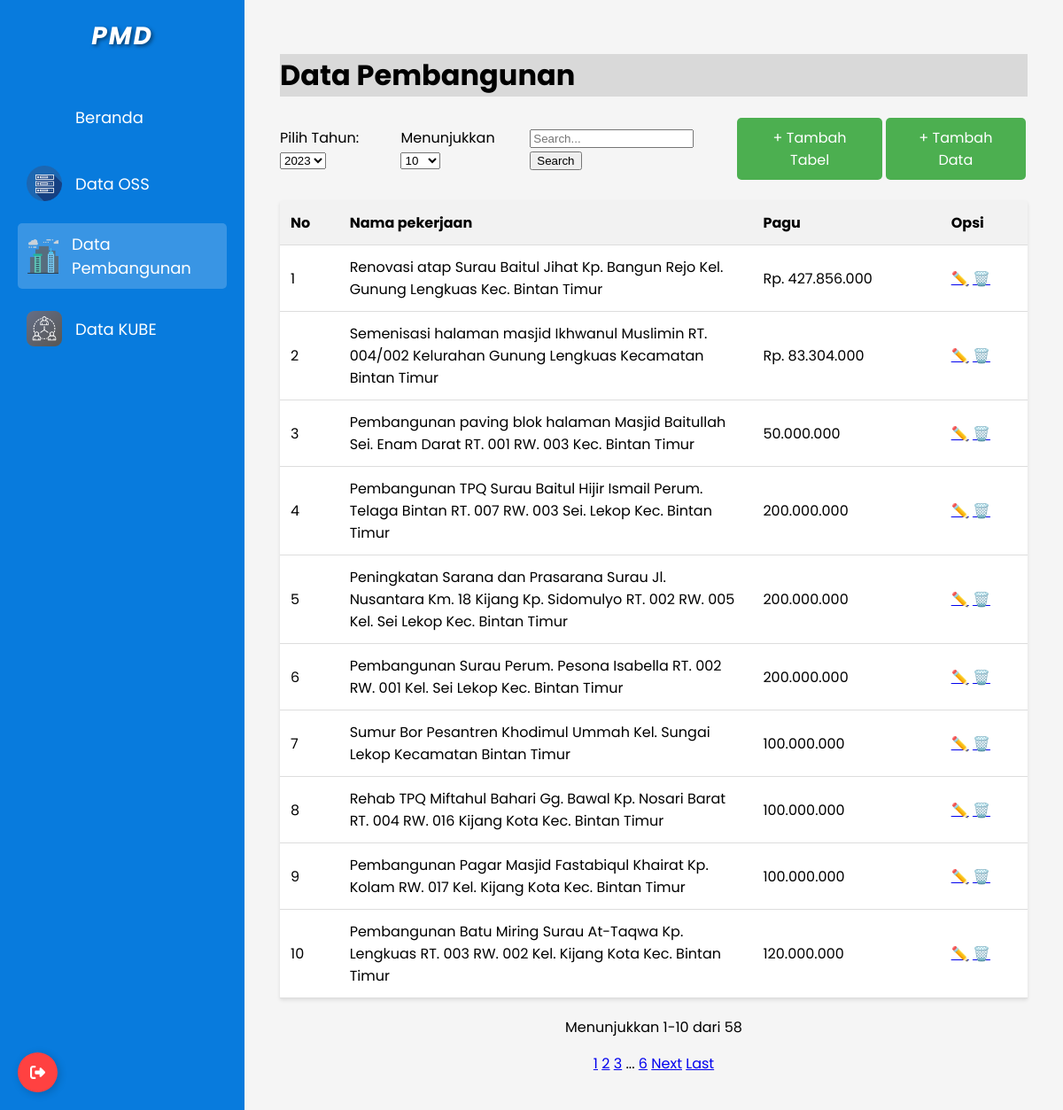
The page /pembangunan_page.php on the database its author committed.
### tables this page shows
CREATE TABLE `pembangunan_2023` (
  `id` int(11) NOT NULL,
  `no` int(11) DEFAULT NULL,
  `nama_pekerjaan` text DEFAULT NULL,
  `pagu` varchar(100) DEFAULT NULL
);

### pembangunan_page.php (the view, shortened to what this page needs)
<?php
$servername = "localhost";
$username = "root";
$password = "";
$dbname = "simantap";
$conn = new mysqli($servername, $username, $password, $dbname);
function getTableStructure($conn, $table) {
    $columns = [];
    $result = $conn->query("DESCRIBE $table");
    while ($row = $result->fetch_assoc()) {
        $columns[] = $row['Field'];
    }
    return $columns;
}
function getAvailableYears($conn) {
    $years = [];
    $result = $conn->query("SHOW TABLES LIKE 'pembangunan_%'");
    while ($row = $result->fetch_array()) {
        $tableName = $row[0];
        if ($tableName == 'pembangunan_2018_2019') {
            if (!in_array('2018', $years)) $years[] = '2018';
            if (!in_array('2019', $years)) $years[] = '2019';
        } else {
            $year = substr($tableName, strrpos($tableName, '_') + 1);
            if (is_numeric($year) && !in_array($year, $years)) {
                $years[] = $year;
            }
        }
    }
    rsort($years);
    return $years;
}
$validYears = getAvailableYears($conn);
$year = isset($_GET['year']) && in_array($_GET['year'], $validYears) ? $_GET['year'] : (empty($validYears) ? date('Y') : $validYears[0]);
if ($year == '2018' || $year == '2019') {
    $table = 'pembangunan_2018_2019';
} else {
    $table = 'pembangunan_' . $year;
}
$limit = isset($_GET['limit']) ? (int)$_GET['limit'] : 10;
$page = isset($_GET['page']) ? (int)$_GET['page'] : 1;
$tableStructure = getTableStructure($conn, $table);
$search = isset($_GET['search']) ? $conn->real_escape_string($_GET['search']) : '';
$columns = getTableStructure($conn, $table);
$searchConditions = [];
foreach ($columns as $column) {
    if ($column != 'id') {
        $searchConditions[] = "$column LIKE '%$search%'";
    }
}
$searchQuery = !empty($searchConditions) ? implode(' OR ', $searchConditions) : '1';
$sql = "SELECT * FROM $table WHERE $searchQuery";
$countSql = "SELECT COUNT(*) as total FROM $table WHERE $searchQuery";
$totalResult = $conn->query($countSql);
$totalData = $totalResult->fetch_assoc()['total'];
$totalPages = ceil($totalData / $limit);
$start = ($page - 1) * $limit;
$sql .= " LIMIT $start, $limit";
$result = $conn->query($sql);
?>
<!DOCTYPE html>
<html lang="en">
<head>
</head>
<body>
    <aside class="sidebar">
        <div>
            <div class="logo">PMD</div>
            <nav>
            <ul>
                    <li><a href="dashboard_pmd.php"><i class="icon-dashboard"></i> Beranda</a></li>
                    <li><a href="oss_page.php"><i class="icon-oss"></i> Data OSS</a></li>
                    <li class="active"><a href="pembangunan_page.php"><i class="icon-pembangunan"></i> Data Pembangunan</a></li>
                    <li><a href="kube_page.php"><i class="icon-kube"></i> Data KUBE</a></li>
            </ul>
        </div>
        <form action="login_page.php" method="post">
    <button type="button" class="Btn" onclick="confirmLogout()">
        <div class="sign">
        </div>
    </button>
</form>
    </aside>
    <main class="main-content">
        <h1>Data Pembangunan</h1>
        <div class="data-controls">
            <div>
                <label for="year-select">Pilih Tahun:</label>
                <select id="year-select" onchange="changeYear(this.value)">
                    <?php foreach ($validYears as $validYear): ?>
                        <option value="<?php echo $validYear; ?>" <?php echo $year == $validYear ? 'selected' : ''; ?>><?php echo $validYear; ?></option>
                    <?php endforeach; ?>
                </select>
            </div>
            <div>
                <label for="show-entries">Menunjukkan</label>
                <select id="show-entries" onchange="changeLimit(this.value)">
                    <option value="10" <?php echo $limit == 10 ? 'selected' : ''; ?>>10</option>
                </select>
            </div>
            <form action="" method="GET" id="search-form">
                <input type="text" name="search" placeholder="Search..." value="<?php echo htmlspecialchars($search); ?>">
                <button type="submit">Search</button>
            </form>
            <a href="#" class="buat-tabel-btn">+ Tambah Tabel</a>
            <a href="#" class="tambah-data-btn">+ Tambah Data</a>
        </div>
        <table>
            <thead>
                <tr>
                    <?php
                    foreach ($tableStructure as $column):
                        if ($column !== 'id'):
                    ?>
                        <th><?php echo ucfirst(str_replace('_', ' ', $column)); ?></th>
                    <?php
                        endif;
                    endforeach;
                    ?>
                    <th>Opsi</th>
                </tr>
            </thead>
            <tbody>
                <?php
                if ($result->num_rows > 0) {
                    while ($row = $result->fetch_assoc()) {
                        echo "<tr>";
                        foreach ($tableStructure as $column) {
                            if ($column !== 'id') {
                                echo "<td>" . htmlspecialchars($row[$column]) . "</td>";
                            }
                        }
                        echo "<td class='opsi'>
                        <a href='#' class='edit-btn' data-id='".$row['id']."' data-year='".$year."'>✏️</a>
                        <a href='#' class='delete-btn' data-id='".$row['id']."' data-year='".$year."'>🗑️</a>
                    </td>";
                echo "</tr>";
                    }
                } else {
                    echo "<tr><td colspan='".(count($tableStructure) - 1)."'>Tidak ada data yang ditemukan</td></tr>";
                }
                ?>
            </tbody>
        </table>
<div class="pagination">
    <?php
    $showing_start = $start + 1;
    $showing_end = min($start + $limit, $totalData);
    echo "<p>Menunjukkan $showing_start-$showing_end dari $totalData</p>";
    if ($totalPages > 1):
        $range = 2;
    ?>
        <div class="pagination-controls">
            <?php
            for ($i = 1; $i <= $totalPages; $i++):
                if ($i == 1 || $i == $totalPages || ($i >= $page - $range && $i <= $page + $range)):
                    ?>
                    <a href="?year=<?= $year ?>&page=<?= $i ?>&limit=<?= $limit ?>&search=<?= urlencode($search) ?>"
                       <?= $page == $i ? 'class="active"' : '' ?>><?= $i ?></a>
                    <?php
                elseif ($i == $page - $range - 1 || $i == $page + $range + 1):
                    echo "<span>...</span>";
                endif;
            endfor;
            ?>
            <?php if ($page < $totalPages): ?>
                <a href="?year=<?= $year ?>&page=<?= $page + 1 ?>&limit=<?= $limit ?>&search=<?= urlencode($search) ?>">Next</a>
                <a href="?year=<?= $year ?>&page=<?= $totalPages ?>&limit=<?= $limit ?>&search=<?= urlencode($search) ?>">Last</a>
            <?php endif; ?>
        </div>
    <?php endif; ?>
</div>
    </main>
</body>
</html>

### pembangunan_page.php (style rules this page uses)
body { font-family: 'Poppins', sans-serif; margin: 0; padding: 0; background-color: #f5f5f5; display: flex; height: 100vh; }
.sidebar { width: 250px; background-color: #087BDD; color: #FFFFFF; padding: 20px; display: flex; flex-direction: column; justify-content: space-between; }
.logo { font-size: 28px; font-weight: bold; font-style: italic; margin-bottom: 40px; text-align: center; color: #FFFFFF; text-shadow: 2px 2px 4px rgba(0,0,0,0.5); letter-spacing: 2px; }
nav ul { list-style-type: none; padding: 0; margin: 0; }
nav ul li { margin-bottom: 15px; }
nav ul li a { color: #FFFFFF; text-decoration: none; font-size: 18px; display: flex; align-items: center; padding: 10px; }
nav ul li.active a { background-color: rgba(255, 255, 255, 0.2); border-radius: 5px; }
.main-content { flex-grow: 1; padding: 40px; overflow-y: auto; }
h1 { font-size: 32px; margin-bottom: 20px; background-color: #D9D9D9; }
.data-controls { display: flex; justify-content: space-between; align-items: center; margin-bottom: 20px; }
.tambah-data-btn { background-color: #4CAF50; color: white; border: none; padding: 10px 20px; text-align: center; text-decoration: none; display: inline-block; font-size: 16px; margin: 4px 2px; cursor: pointer; border-radius: 5px; }
.buat-tabel-btn { background-color: #4CAF50; color: white; border: none; padding: 10px 20px; text-align: center; text-decoration: none; display: inline-block; font-size: 16px; margin: 4px 2px; cursor: pointer; border-radius: 5px; }
table { width: 100%; border-collapse: collapse; background-color: #FFFFFF; box-shadow: 0 2px 4px rgba(0, 0, 0, 0.1); }
th, td { text-align: left; padding: 12px; border-bottom: 1px solid #ddd; }
th { background-color: #f2f2f2; font-weight: bold; }
td:nth-child(2) { max-width: 300px; word-wrap: break-word; white-space: normal; }
.pagination { margin-top: 20px; text-align: center; }
.icon-dashboard, .icon-oss, .icon-pembangunan, .icon-kube { width: 40px; height: 40px; background-size: cover; margin-right: 15px; }
.icon-dashboard { background-image: url('assets/img/home.png'); }
.icon-oss { background-image: url('assets/img/data.png'); }
.icon-pembangunan { background-image: url('assets/img/building.png'); }
.icon-kube { background-image: url('assets/img/kube.png'); }
.Btn { display: flex; align-items: center; justify-content: flex-start; width: 45px; height: 45px; border: none; border-radius: 50%; cursor: pointer; position: relative; overflow: hidden; transition-duration: .3s; box-shadow: 2px 2px 10px rgba(0, 0, 0, 0.199); background-color: rgb(255, 65, 65); }
.sign { width: 100%; transition-duration: .3s; display: flex; align-items: center; justify-content: center; }
.sign svg { width: 17px; }

### rows shown on the page
pembangunan_2023: no "1", nama_pekerjaan "Renovasi atap Surau Baitul Jihat Kp. Bangun Rejo Kel. Gunung Lengkuas Kec. Bintan Timur", pagu "Rp. 427.856.000"
pembangunan_2023: no "2", nama_pekerjaan "Semenisasi halaman masjid Ikhwanul Muslimin RT. 004/002 Kelurahan Gunung Lengkuas Kecamatan Bintan Timur", pagu "Rp. 83.304.000"
pembangunan_2023: no "3", nama_pekerjaan "Pembangunan paving blok halaman Masjid Baitullah Sei. Enam Darat RT. 001 RW. 003 Kec. Bintan Timur", pagu "50.000.000"
pembangunan_2023: no "4", nama_pekerjaan "Pembangunan TPQ Surau Baitul Hijir Ismail Perum. Telaga Bintan RT. 007 RW. 003 Sei. Lekop Kec. Bintan Timur", pagu "200.000.000"
pembangunan_2023: no "5", nama_pekerjaan "Peningkatan Sarana dan Prasarana Surau Jl. Nusantara Km. 18 Kijang Kp. Sidomulyo RT. 002 RW. 005 Kel. Sei Lekop Kec. Bintan Timur", pagu "200.000.000"
pembangunan_2023: no "6", nama_pekerjaan "Pembangunan Surau Perum. Pesona Isabella RT. 002 RW. 001 Kel. Sei Lekop Kec. Bintan Timur", pagu "200.000.000"
pembangunan_2023: no "7", nama_pekerjaan "Sumur Bor Pesantren Khodimul Ummah Kel. Sungai Lekop Kecamatan Bintan Timur", pagu "100.000.000"
pembangunan_2023: no "8", nama_pekerjaan "Rehab TPQ Miftahul Bahari Gg. Bawal Kp. Nosari Barat RT. 004 RW. 016 Kijang Kota Kec. Bintan Timur", pagu "100.000.000"
pembangunan_2023: no "9", nama_pekerjaan "Pembangunan Pagar Masjid Fastabiqul Khairat Kp. Kolam RW. 017 Kel. Kijang Kota Kec. Bintan Timur", pagu "100.000.000"
pembangunan_2023: no "10", nama_pekerjaan "Pembangunan Batu Miring Surau At-Taqwa Kp. Lengkuas RT. 003 RW. 002 Kel. Kijang Kota Kec. Bintan Timur", pagu "120.000.000"

### other values the page prints
str_replace('_', ' ', $column) "No"
str_replace('_', ' ', $column) "Nama pekerjaan"
str_replace('_', ' ', $column) "Pagu"
$showing_start "1"
$showing_end "10"
$totalData "58"
form field value "2023"
